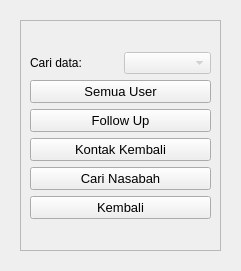
<?xml version="1.0" encoding="UTF-8"?>
<ui version="4.0">
 <class>Form</class>
 <widget class="QWidget" name="Form">
  <property name="geometry">
   <rect>
    <x>0</x>
    <y>0</y>
    <width>241</width>
    <height>271</height>
   </rect>
  </property>
  <property name="windowTitle">
   <string>Form</string>
  </property>
  <widget class="QScrollArea" name="scrollArea">
   <property name="geometry">
    <rect>
     <x>20</x>
     <y>20</y>
     <width>201</width>
     <height>231</height>
    </rect>
   </property>
   <property name="widgetResizable">
    <bool>true</bool>
   </property>
   <widget class="QWidget" name="scrollAreaWidgetContents">
    <property name="geometry">
     <rect>
      <x>0</x>
      <y>0</y>
      <width>199</width>
      <height>229</height>
     </rect>
    </property>
    <layout class="QGridLayout" name="gridLayout_2">
     <item row="0" column="0">
      <layout class="QGridLayout" name="gridLayout">
       <item row="0" column="1">
        <widget class="QComboBox" name="cmb_product">
         <property name="enabled">
          <bool>false</bool>
         </property>
        </widget>
       </item>
       <item row="0" column="0">
        <widget class="QLabel" name="label">
         <property name="text">
          <string>Cari data:</string>
         </property>
        </widget>
       </item>
       <item row="1" column="0" colspan="2">
        <layout class="QVBoxLayout" name="verticalLayout">
         <item>
          <widget class="QPushButton" name="btn_all">
           <property name="font">
            <font>
             <pointsize>10</pointsize>
            </font>
           </property>
           <property name="text">
            <string>Semua User</string>
           </property>
          </widget>
         </item>
         <item>
          <widget class="QPushButton" name="btn_follup">
           <property name="font">
            <font>
             <pointsize>10</pointsize>
            </font>
           </property>
           <property name="text">
            <string>Follow Up</string>
           </property>
          </widget>
         </item>
         <item>
          <widget class="QPushButton" name="btn_recontact">
           <property name="font">
            <font>
             <pointsize>10</pointsize>
            </font>
           </property>
           <property name="text">
            <string>Kontak Kembali</string>
           </property>
          </widget>
         </item>
         <item>
          <widget class="QPushButton" name="btn_search">
           <property name="font">
            <font>
             <pointsize>10</pointsize>
            </font>
           </property>
           <property name="text">
            <string>Cari Nasabah</string>
           </property>
          </widget>
         </item>
         <item>
          <widget class="QPushButton" name="btn_close">
           <property name="font">
            <font>
             <pointsize>10</pointsize>
            </font>
           </property>
           <property name="text">
            <string>Kembali</string>
           </property>
          </widget>
         </item>
        </layout>
       </item>
      </layout>
     </item>
    </layout>
   </widget>
  </widget>
 </widget>
 <resources/>
 <connections/>
</ui>
